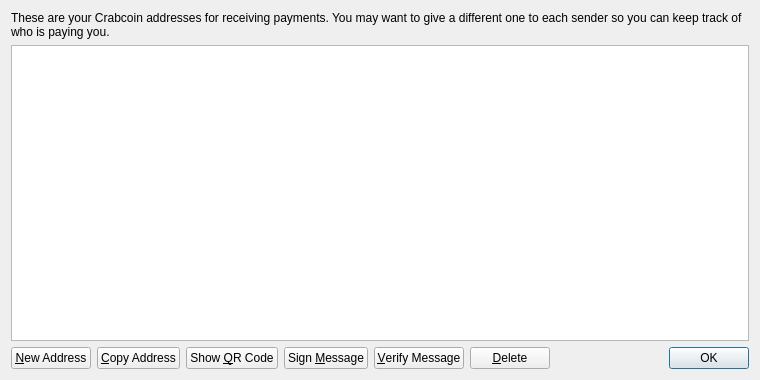
<?xml version="1.0" encoding="UTF-8"?>
<ui version="4.0">
 <class>AddressBookPage</class>
 <widget class="QWidget" name="AddressBookPage">
  <property name="geometry">
   <rect>
    <x>0</x>
    <y>0</y>
    <width>760</width>
    <height>380</height>
   </rect>
  </property>
  <property name="windowTitle">
   <string>Address Book</string>
  </property>
  <layout class="QVBoxLayout" name="verticalLayout">
   <item>
    <widget class="QLabel" name="labelExplanation">
     <property name="text">
      <string>These are your Crabcoin addresses for receiving payments. You may want to give a different one to each sender so you can keep track of who is paying you.</string>
     </property>
     <property name="textFormat">
      <enum>Qt::PlainText</enum>
     </property>
     <property name="wordWrap">
      <bool>true</bool>
     </property>
    </widget>
   </item>
   <item>
    <widget class="QTableView" name="tableView">
     <property name="contextMenuPolicy">
      <enum>Qt::CustomContextMenu</enum>
     </property>
     <property name="toolTip">
      <string>Double-click to edit address or label</string>
     </property>
     <property name="tabKeyNavigation">
      <bool>false</bool>
     </property>
     <property name="selectionMode">
      <enum>QAbstractItemView::SingleSelection</enum>
     </property>
     <property name="selectionBehavior">
      <enum>QAbstractItemView::SelectRows</enum>
     </property>
     <property name="sortingEnabled">
      <bool>true</bool>
     </property>
     <attribute name="verticalHeaderVisible">
      <bool>false</bool>
     </attribute>
    </widget>
   </item>
   <item>
    <layout class="QHBoxLayout" name="horizontalLayout">
     <item>
      <widget class="QPushButton" name="newAddressButton">
       <property name="toolTip">
        <string>Create a new address</string>
       </property>
       <property name="text">
        <string>&amp;New Address</string>
       </property>
      </widget>
     </item>
     <item>
      <widget class="QPushButton" name="copyToClipboard">
       <property name="toolTip">
        <string>Copy the currently selected address to the system clipboard</string>
       </property>
       <property name="text">
        <string>&amp;Copy Address</string>
       </property>
      </widget>
     </item>
     <item>
      <widget class="QPushButton" name="showQRCode">
       <property name="text">
        <string>Show &amp;QR Code</string>
       </property>
      </widget>
     </item>
     <item>
      <widget class="QPushButton" name="signMessage">
       <property name="toolTip">
        <string>Sign a message to prove you own a Crabcoin address</string>
       </property>
       <property name="text">
        <string>Sign &amp;Message</string>
       </property>
      </widget>
     </item>
     <item>
      <widget class="QPushButton" name="verifyMessage">
       <property name="toolTip">
        <string>Verify a message to ensure it was signed with a specified Crabcoin address</string>
       </property>
       <property name="text">
        <string>&amp;Verify Message</string>
       </property>
      </widget>
     </item>
     <item>
      <widget class="QPushButton" name="deleteButton">
       <property name="toolTip">
        <string>Delete the currently selected address from the list</string>
       </property>
       <property name="text">
        <string>&amp;Delete</string>
       </property>
      </widget>
     </item>
     <item>
      <spacer name="horizontalSpacer">
       <property name="orientation">
        <enum>Qt::Horizontal</enum>
       </property>
       <property name="sizeHint" stdset="0">
        <size>
         <width>40</width>
         <height>20</height>
        </size>
       </property>
      </spacer>
     </item>
     <item>
      <widget class="QDialogButtonBox" name="buttonBox">
       <property name="sizePolicy">
        <sizepolicy hsizetype="Maximum" vsizetype="Fixed">
         <horstretch>0</horstretch>
         <verstretch>0</verstretch>
        </sizepolicy>
       </property>
       <property name="standardButtons">
        <set>QDialogButtonBox::Ok</set>
       </property>
      </widget>
     </item>
    </layout>
   </item>
  </layout>
 </widget>
 <resources>
  <include location="../bitcoin.qrc"/>
 </resources>
 <connections/>
</ui>
